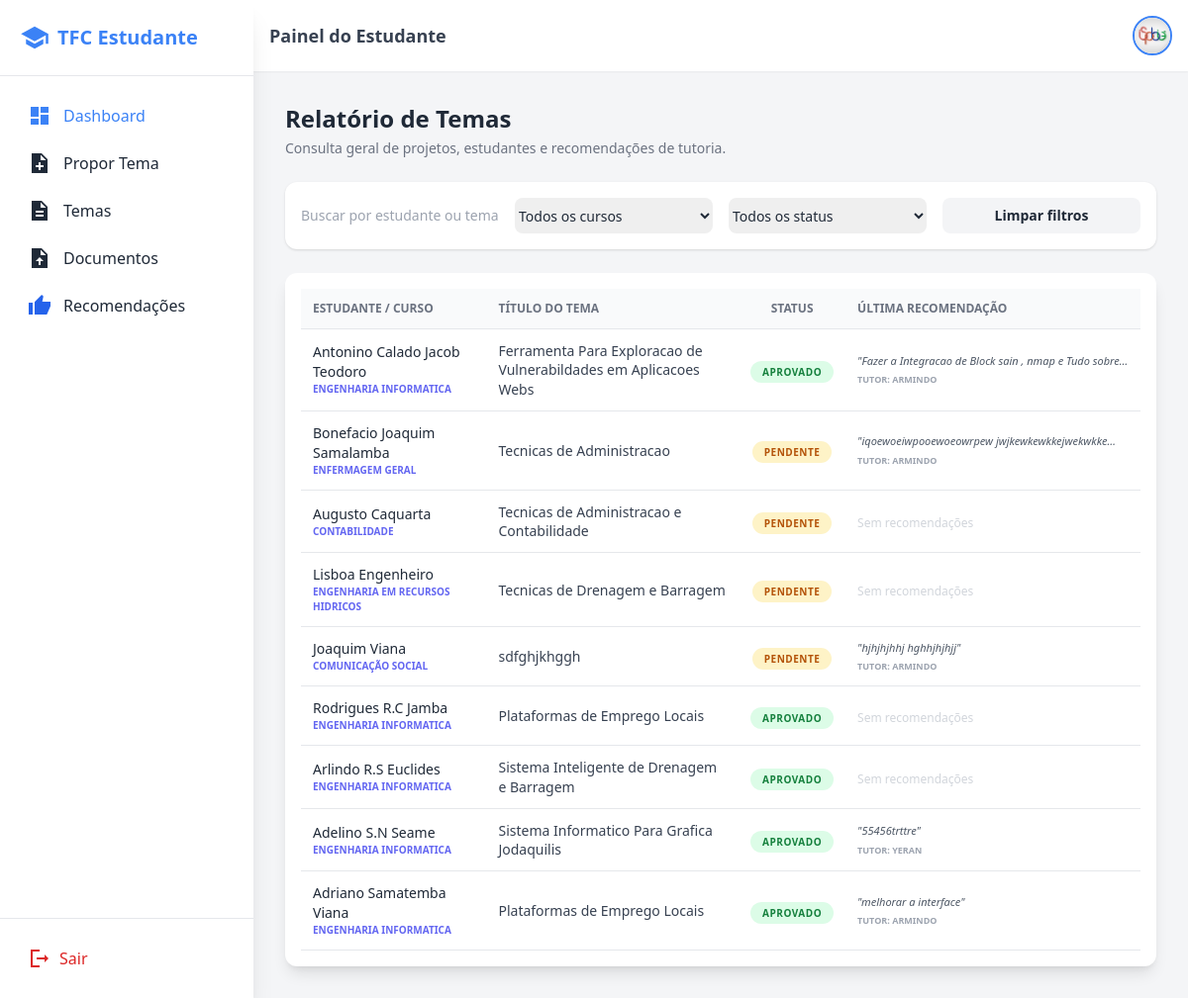
/estudantes/temas/geral/, run on the app's committed database.
### Coordenacao/models.py (models this page shows, shortened)
class Tema(models.Model):
    STATUS_TUTOR = (
        ('pendente', 'Pendente'),
        ('aprovado', 'Aprovado pelo tutor'),
        ('rejeitado', 'Rejeitado pelo tutor'),
    )
    STATUS_COORD = (
        ('pendente', 'Pendente'),
        ('aprovado', 'Aprovado pela coordenação'),
        ('rejeitado', 'Rejeitado pela coordenação'),
    )
    STATUS_FINAL = (
        ('pendente', 'Pendente'),
        ('aprovado', 'Aprovado'),
        ('rejeitado', 'Rejeitado'),
    )
    estudante = models.ForeignKey(
        Usuario,
        on_delete=models.CASCADE,
        related_name='temas',
        limit_choices_to={'perfil': 'estudante'}
    )
    titulo = models.CharField(max_length=200)
    descricao = models.TextField()
    resumo = models.FileField(upload_to='resumos/', blank=True, null=True)
    requerimento = models.FileField(upload_to='requer/', blank=True, null=True)
    tutor_indicado = models.ForeignKey(
        Usuario,
        on_delete=models.SET_NULL,
        blank=True,
        null=True,
        related_name='temas_orientados',
        limit_choices_to={'perfil': 'tutor'}
    )
    status_tutor = models.CharField(
        max_length=15,
        choices=STATUS_TUTOR,
        default='pendente'
    )
    status_coordenacao = models.CharField(
        max_length=20,
        choices=STATUS_COORD,
        default='pendente'
    )
    status_final = models.CharField(
        max_length=15,
        choices=STATUS_FINAL,
        default='pendente'
    )
    data_envio = models.DateTimeField(auto_now_add=True)
    data_atualizacao = models.DateTimeField(auto_now=True)

class Usuario(AbstractUser):
    TIPOS_USUARIO = (
        ("cordenacao", "cordenacao"),
        ("dac", "dac"),
        ("presidente", "professores"),
        ("estudante", "estudante"),
        ("area_cientifica", "area_cientifica"),
        ("tutor", "tutor"),
    )
    ESTADO_USUARIO = (
        ("activo", "activo"),
        ("desativado", "desativado"),
    )
    username = None
    email = models.EmailField(unique=True)
    nome = models.CharField(max_length=100)
    sobrenome = models.CharField(max_length=100)
    imagem = models.ImageField(
        upload_to="usuarios/",
        null=True,
        blank=True
    )
    perfil = models.CharField(
        max_length=20,
        choices=TIPOS_USUARIO,
    )
    estado_user = models.CharField(
        max_length=20,
        choices=ESTADO_USUARIO,
        default="desativado"
    )
    curso = models.ForeignKey(
        Curso, on_delete=models.SET_NULL, null=True, blank=True
    )
    depart = models.ForeignKey(
        Departamento, on_delete=models.SET_NULL, null=True, blank=True
    )
    telefone = models.CharField(max_length=9)
    USERNAME_FIELD = "email"
    REQUIRED_FIELDS = ["nome", "sobrenome"]
    objects = UsuarioManager()

class Curso(models.Model):
    nome = models.CharField(max_length=200)
    descricao = models.CharField(max_length=500)

class Recomendacao(models.Model):
    tema = models.ForeignKey(
        Tema,
        on_delete=models.CASCADE,
        related_name='recomendacoes'
    )
    tutor = models.ForeignKey(
        Usuario,
        on_delete=models.SET_NULL,
        null=True,
        blank=True,
        limit_choices_to={'perfil': 'tutor'},
        related_name='recomendacoes_feitas'
    )
    texto = models.TextField()
    lida = models.BooleanField(default=False)
    data_criacao = models.DateTimeField(auto_now_add=True)
    data_atualizacao = models.DateTimeField(auto_now=True)
    class Meta:
        ordering = ['-data_criacao']  # As primeiras recomendacoes ...

### Coordenacao/views.py (the view)
# urls.py: path('estudantes/temas/geral/', views.lista_todos_temas_geral, name='lista_geral_temas'),
def lista_todos_temas_geral(request):
    temas = Tema.objects.select_related('estudante', 'estudante__curso').prefetch_related('recomendacoes').all()
    context = {
        'temas': temas
    }
    return render(request, 'Estudante/lista_geral_temas.html', context)

### templates/Estudante/lista_geral_temas.html (shortened to what this page needs)
{% extends 'Estudante/base.html' %}
{% load static %}
{% block content %}
<div class="flex flex-col sm:flex-row sm:items-center sm:justify-between mb-6 px-4 sm:px-0">
  <div>
    <h2 class="text-2xl font-bold text-gray-800">Relatório de Temas</h2>
    <p class="text-sm text-gray-500 mt-1">Consulta geral de projetos, estudantes e recomendações de tutoria.</p>
  </div>
</div>
<div class="bg-white shadow rounded-xl p-4 mb-6">
  <div class="grid grid-cols-1 sm:grid-cols-2 lg:grid-cols-4 gap-4">
    <input
      type="text"
      id="filterText"
      placeholder="Buscar por estudante ou tema..."
      class="w-full rounded-lg border-gray-300 focus:ring-indigo-500 focus:border-indigo-500 text-sm"
    />
    <select id="filterCurso"
      class="w-full rounded-lg border-gray-300 focus:ring-indigo-500 focus:border-indigo-500 text-sm">
      <option value="">Todos os cursos</option>
      {% regroup temas by estudante.curso.nome as curso_list %}
    </select>
    <select id="filterStatus"
      class="w-full rounded-lg border-gray-300 focus:ring-indigo-500 focus:border-indigo-500 text-sm">
      <option value="">Todos os status</option>
    </select>
    <button onclick="resetFilters()"
      class="rounded-lg bg-gray-100 hover:bg-gray-200 text-sm font-semibold py-2 transition-colors">
      Limpar filtros
    </button>
  </div>
</div>
<form method="post" action="">
<div class="bg-white shadow-lg rounded-xl p-4 overflow-x-auto">
    <table class="hidden md:table w-full border-collapse">
        <thead>
            <tr class="bg-gray-50 border-b">
                <th class="p-3 text-left text-xs font-semibold uppercase text-gray-500">Estudante / Curso</th>
                <th class="p-3 text-left text-xs font-semibold uppercase text-gray-500">Título do Tema</th>
                <th class="p-3 text-center text-xs font-semibold uppercase text-gray-500">Status</th>
                <th class="p-3 text-left text-xs font-semibold uppercase text-gray-500">Última Recomendação</th>
            </tr>
        </thead>
        <tbody>
        {% for tema in temas %}
        <tr class="border-b hover:bg-gray-50 transition tema-row"
            data-nome="{{ tema.estudante.nome }} {{ tema.estudante.sobrenome }}"
            data-curso="{{ tema.estudante.curso.nome|default:'' }}"
            data-tema="{{ tema.titulo }}"
            data-status="{{ tema.status_final }}">
            <td class="p-3">
                <div class="text-sm font-medium text-gray-800">{{ tema.estudante.nome }} {{ tema.estudante.sobrenome }}</div>
                <div class="text-[10px] font-bold text-indigo-500 uppercase">{{ tema.estudante.curso.nome|default:"—" }}</div>
            </td>
            <td class="p-3 text-sm text-gray-700 leading-snug max-w-xs">
                {{ tema.titulo }}
            </td>
            <td class="p-3 text-center">
                <span class="px-3 py-1 rounded-full text-[10px] font-bold uppercase tracking-wider
                    {% if tema.status_final == 'aprovado' %}bg-green-100 text-green-700
                    {% elif tema.status_final == 'rejeitado' %}bg-red-100 text-red-700
                    {% else %}bg-amber-100 text-amber-700{% endif %}">
                    {{ tema.get_status_final_display }}
                </span>
            </td>
            <td class="p-3">
                {% with ultima=tema.recomendacoes.all|first %}
                    {% if ultima %}
                        <div class="text-[11px] text-gray-600 italic line-clamp-1">"{{ ultima.texto }}"</div>
                        <div class="text-[9px] text-gray-400 font-bold uppercase mt-1">Tutor: {{ ultima.tutor.nome }}</div>
                    {% else %}
                        <span class="text-xs text-gray-300">Sem recomendações</span>
                    {% endif %}
                {% endwith %}
            </td>
        </tr>
        {% endfor %}
        </tbody>
    </table>
</div>
</form>
{% endblock %}

### templates/Estudante/base.html (style rules this page uses)
body { overflow: hidden; }

### templates/Estudante/lista_geral_temas.html (style rules this page uses)
.line-clamp-1 { display: -webkit-box; -webkit-line-clamp: 1; -webkit-box-orient: vertical; overflow: hidden; }

### data on the page
Tema: estudante.nome "Antonino", estudante.sobrenome "Calado Jacob Teodoro", estudante.curso.nome "ENGENHARIA INFORMATICA", titulo "Ferramenta Para Exploracao de Vulnerabildades em Aplicacoes Webs", status_final "APROVADO", recomendacoes.texto "Fazer a Integracao de Block sain , nmap e Tudo…", recomendacoes.tutor.nome "ARMINDO"
Tema: estudante.nome "Bonefacio", estudante.sobrenome "Joaquim Samalamba", estudante.curso.nome "ENFERMAGEM GERAL", titulo "Tecnicas de Administracao", status_final "PENDENTE", recomendacoes.texto "iqoewoeiwpooewoeowrpew…", recomendacoes.tutor.nome "ARMINDO"
Tema: estudante.nome "Augusto", estudante.sobrenome "Caquarta", estudante.curso.nome "CONTABILIDADE", titulo "Tecnicas de Administracao e Contabilidade", status_final "PENDENTE", shows "Sem recomendações"
Tema: estudante.nome "Lisboa", estudante.sobrenome "Engenheiro", estudante.curso.nome "ENGENHARIA EM RECURSOS HIDRICOS", titulo "Tecnicas de Drenagem e Barragem", status_final "PENDENTE", shows "Sem recomendações"
Tema: estudante.nome "Joaquim", estudante.sobrenome "Viana", estudante.curso.nome "COMUNICAÇÃO SOCIAL", titulo "sdfghjkhggh", status_final "PENDENTE", recomendacoes.texto "hjhjhjhhj hghhjhjhjj", recomendacoes.tutor.nome "ARMINDO"
Tema: estudante.nome "Rodrigues", estudante.sobrenome "R.C Jamba", estudante.curso.nome "ENGENHARIA INFORMATICA", titulo "Plataformas de Emprego Locais", status_final "APROVADO", shows "Sem recomendações"
Tema: estudante.nome "Arlindo", estudante.sobrenome "R.S Euclides", estudante.curso.nome "ENGENHARIA INFORMATICA", titulo "Sistema Inteligente de Drenagem e Barragem", status_final "APROVADO", shows "Sem recomendações"
Tema: estudante.nome "Adelino", estudante.sobrenome "S.N Seame", estudante.curso.nome "ENGENHARIA INFORMATICA", titulo "Sistema Informatico Para Grafica Jodaquilis", status_final "APROVADO", recomendacoes.texto "55456trttre", recomendacoes.tutor.nome "YERAN"
Tema: estudante.nome "Adriano", estudante.sobrenome "Samatemba Viana", estudante.curso.nome "ENGENHARIA INFORMATICA", titulo "Plataformas de Emprego Locais", status_final "APROVADO", recomendacoes.texto "melhorar a interface", recomendacoes.tutor.nome "ARMINDO"
